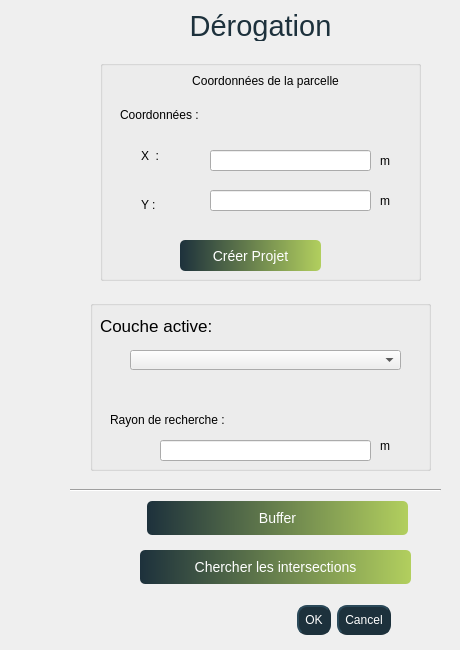
   <widget class="QWidget" name="Derogation" native="true">
    <attribute name="title">
     <string>Dérogation</string>
    </attribute>
    <widget class="QDialogButtonBox" name="ok_cancel">
     <property name="geometry">
      <rect>
       <x>150</x>
       <y>600</y>
       <width>241</width>
       <height>41</height>
      </rect>
     </property>
     <property name="cursor">
      <cursorShape>PointingHandCursor</cursorShape>
     </property>
     <property name="styleSheet">
      <string notr="true"> background-color: rgb(29,49,60);
 color: rgb(255,255,255);
   border-style: outset;
    border-width: 2px;
    border-radius: 10px;
    border-color: rgb(29,49,60);
    min-width: 5em;
   font: 15pt &quot;.AppleSystemUIFont&quot;;
    padding: 6px;
</string>
     </property>
     <property name="orientation">
      <enum>Qt::Horizontal</enum>
     </property>
     <property name="standardButtons">
      <set>QDialogButtonBox::Cancel|QDialogButtonBox::Ok</set>
     </property>
    </widget>
    <widget class="QLabel" name="title">
     <property name="geometry">
      <rect>
       <x>70</x>
       <y>10</y>
       <width>381</width>
       <height>31</height>
      </rect>
     </property>
     <property name="font">
      <font>
       <family>.AppleSystemUIFont</family>
       <pointsize>22</pointsize>
       <weight>50</weight>
       <italic>false</italic>
       <bold>false</bold>
      </font>
     </property>
     <property name="styleSheet">
      <string notr="true">
color: rgb(29, 49, 60);

font: 22pt &quot;.AppleSystemUIFont&quot;;
</string>
     </property>
     <property name="text">
      <string>Dérogation</string>
     </property>
     <property name="alignment">
      <set>Qt::AlignCenter</set>
     </property>
    </widget>
    <widget class="QGroupBox" name="groupBox_3">
     <property name="geometry">
      <rect>
       <x>100</x>
       <y>60</y>
       <width>321</width>
       <height>221</height>
      </rect>
     </property>
     <property name="title">
      <string/>
     </property>
     <widget class="QLabel" name="label_7">
      <property name="geometry">
       <rect>
        <x>10</x>
        <y>10</y>
        <width>211</width>
        <height>32</height>
       </rect>
      </property>
      <property name="styleSheet">
       <string notr="true">font: 16pt &quot;.AppleSystemUIFont&quot;;
background-color: transparent;
color: rgb(0, 0, 0);</string>
      </property>
      <property name="text">
       <string/>
      </property>
     </widget>
     <widget class="QLabel" name="label_8">
      <property name="geometry">
       <rect>
        <x>20</x>
        <y>40</y>
        <width>231</width>
        <height>29</height>
       </rect>
      </property>
      <property name="styleSheet">
       <string notr="true">font: 13pt &quot;.AppleSystemUIFont&quot;;
background-color: transparent;
color: rgb(0, 0, 0);</string>
      </property>
      <property name="text">
       <string>Coordonnées : </string>
      </property>
     </widget>
     <widget class="QLabel" name="label_9">
      <property name="geometry">
       <rect>
        <x>630</x>
        <y>110</y>
        <width>31</width>
        <height>21</height>
       </rect>
      </property>
      <property name="styleSheet">
       <string notr="true">font: 16pt &quot;.AppleSystemUIFont&quot;;
background-color: transparent;
color: rgb(0, 0, 0);</string>
      </property>
      <property name="text">
       <string>km</string>
      </property>
     </widget>
     <widget class="QLabel" name="label_11">
      <property name="geometry">
       <rect>
        <x>60</x>
        <y>0</y>
        <width>211</width>
        <height>41</height>
       </rect>
      </property>
      <property name="styleSheet">
       <string notr="true">font: 13pt &quot;.AppleSystemUIFont&quot;;
background-color: transparent;
color: rgb(0, 0, 0);</string>
      </property>
      <property name="text">
       <string>Coordonnées de la parcelle</string>
      </property>
      <property name="alignment">
       <set>Qt::AlignCenter</set>
      </property>
     </widget>
     <widget class="QLabel" name="label_12">
      <property name="geometry">
       <rect>
        <x>41</x>
        <y>80</y>
        <width>59</width>
        <height>31</height>
       </rect>
      </property>
      <property name="styleSheet">
       <string notr="true">font: 13pt &quot;.AppleSystemUIFont&quot;;
background-color: transparent;
color: rgb(0, 0, 0);</string>
      </property>
      <property name="text">
       <string>X  :</string>
      </property>
     </widget>
     <widget class="QLabel" name="label_13">
      <property name="geometry">
       <rect>
        <x>41</x>
        <y>130</y>
        <width>59</width>
        <height>30</height>
       </rect>
      </property>
      <property name="styleSheet">
       <string notr="true">font: 13pt &quot;.AppleSystemUIFont&quot;;
background-color: transparent;
color: rgb(0, 0, 0);</string>
      </property>
      <property name="text">
       <string>Y : </string>
      </property>
     </widget>
     <widget class="QLineEdit" name="x_projet">
      <property name="geometry">
       <rect>
        <x>110</x>
        <y>90</y>
        <width>161</width>
        <height>21</height>
       </rect>
      </property>
      <property name="styleSheet">
       <string notr="true">color: rgb(0, 0, 0);</string>
      </property>
      <property name="inputMethodHints">
       <set>Qt::ImhPreferNumbers</set>
      </property>
      <property name="text">
       <string/>
      </property>
      <property name="clearButtonEnabled">
       <bool>true</bool>
      </property>
     </widget>
     <widget class="QLineEdit" name="y_projet">
      <property name="geometry">
       <rect>
        <x>110</x>
        <y>130</y>
        <width>161</width>
        <height>21</height>
       </rect>
      </property>
      <property name="styleSheet">
       <string notr="true">color: rgb(0, 0, 0);</string>
      </property>
      <property name="inputMethodHints">
       <set>Qt::ImhPreferNumbers</set>
      </property>
      <property name="text">
       <string/>
      </property>
      <property name="clearButtonEnabled">
       <bool>true</bool>
      </property>
     </widget>
     <widget class="QPushButton" name="create_btn">
      <property name="geometry">
       <rect>
        <x>80</x>
        <y>180</y>
        <width>141</width>
        <height>31</height>
       </rect>
      </property>
      <property name="cursor">
       <cursorShape>PointingHandCursor</cursorShape>
      </property>
      <property name="styleSheet">
       <string notr="true">

QPushButton{
background-color: qlineargradient(spread:pad, x1:0, y1:0, x2:1, y2:0, stop:0 rgba(29, 49, 60, 255), stop:1 rgba(178, 207, 94, 255));

font: &quot;Poppins&quot; ;
font :14px;
color: #fff;
border-radius: 5px;
}


QPushButton::hover{
background-color: qlineargradient(spread:pad, x1:0.926108, y1:0.159, x2:0.0640394, y2:0.0568182, stop:0 rgba(29, 49, 60, 255), stop:1 rgba(178, 207, 94, 255))}</string>
      </property>
      <property name="text">
       <string>Créer Projet</string>
      </property>
     </widget>
     <widget class="QLabel" name="label_15">
      <property name="geometry">
       <rect>
        <x>280</x>
        <y>80</y>
        <width>59</width>
        <height>41</height>
       </rect>
      </property>
      <property name="styleSheet">
       <string notr="true">font: 13pt &quot;.AppleSystemUIFont&quot;;
background-color: transparent;
color: rgb(0, 0, 0);</string>
      </property>
      <property name="text">
       <string>m</string>
      </property>
     </widget>
     <widget class="QLabel" name="label_16">
      <property name="geometry">
       <rect>
        <x>280</x>
        <y>120</y>
        <width>59</width>
        <height>41</height>
       </rect>
      </property>
      <property name="styleSheet">
       <string notr="true">font: 13pt &quot;.AppleSystemUIFont&quot;;
background-color: transparent;
color: rgb(0, 0, 0);</string>
      </property>
      <property name="text">
       <string>m</string>
      </property>
     </widget>
    </widget>
    <widget class="QGroupBox" name="groupBox">
     <property name="geometry">
      <rect>
       <x>90</x>
       <y>300</y>
       <width>341</width>
       <height>171</height>
      </rect>
     </property>
     <property name="title">
      <string/>
     </property>
     <widget class="QLabel" name="label">
      <property name="geometry">
       <rect>
        <x>10</x>
        <y>10</y>
        <width>211</width>
        <height>32</height>
       </rect>
      </property>
      <property name="font">
       <font>
        <family>.AppleSystemUIFont</family>
        <pointsize>13</pointsize>
        <weight>50</weight>
        <italic>false</italic>
        <bold>false</bold>
       </font>
      </property>
      <property name="styleSheet">
       <string notr="true">font: 13pt &quot;.AppleSystemUIFont&quot;;
background-color: transparent;
color: rgb(0, 0, 0);</string>
      </property>
      <property name="text">
       <string>Couche active: </string>
      </property>
     </widget>
     <widget class="QLabel" name="label_3">
      <property name="geometry">
       <rect>
        <x>630</x>
        <y>110</y>
        <width>31</width>
        <height>21</height>
       </rect>
      </property>
      <property name="styleSheet">
       <string notr="true">font: 16pt &quot;.AppleSystemUIFont&quot;;
background-color: transparent;
color: rgb(0, 0, 0);</string>
      </property>
      <property name="text">
       <string>km</string>
      </property>
     </widget>
     <widget class="QComboBox" name="combo_choose">
      <property name="geometry">
       <rect>
        <x>40</x>
        <y>50</y>
        <width>271</width>
        <height>20</height>
       </rect>
      </property>
      <property name="cursor">
       <cursorShape>PointingHandCursor</cursorShape>
      </property>
      <property name="styleSheet">
       <string notr="true">
border-color: rgb(29, 49, 60);
color: rgb(0,0,0);
</string>
      </property>
     </widget>
     <widget class="QLineEdit" name="buffer_radius">
      <property name="geometry">
       <rect>
        <x>70</x>
        <y>140</y>
        <width>211</width>
        <height>21</height>
       </rect>
      </property>
      <property name="styleSheet">
       <string notr="true">color: rgb(0, 0, 0);</string>
      </property>
      <property name="inputMethodHints">
       <set>Qt::ImhPreferNumbers</set>
      </property>
      <property name="text">
       <string/>
      </property>
      <property name="clearButtonEnabled">
       <bool>true</bool>
      </property>
     </widget>
     <widget class="QLabel" name="label_2">
      <property name="geometry">
       <rect>
        <x>20</x>
        <y>110</y>
        <width>201</width>
        <height>20</height>
       </rect>
      </property>
      <property name="styleSheet">
       <string notr="true">font: 14pt &quot;.AppleSystemUIFont&quot;;
color: rgb(0, 0, 0);
background-color:transparent;</string>
      </property>
      <property name="text">
       <string>Rayon de recherche : </string>
      </property>
     </widget>
     <widget class="QLabel" name="label_14">
      <property name="geometry">
       <rect>
        <x>290</x>
        <y>130</y>
        <width>59</width>
        <height>31</height>
       </rect>
      </property>
      <property name="styleSheet">
       <string notr="true">font: 13pt &quot;.AppleSystemUIFont&quot;;
background-color: transparent;
color: rgb(0, 0, 0);</string>
      </property>
      <property name="text">
       <string>m</string>
      </property>
     </widget>
    </widget>
    <widget class="Line" name="line_2">
     <property name="geometry">
      <rect>
       <x>70</x>
       <y>480</y>
       <width>371</width>
       <height>20</height>
      </rect>
     </property>
     <property name="orientation">
      <enum>Qt::Horizontal</enum>
     </property>
    </widget>
    <widget class="QPushButton" name="afficher_btn">
     <property name="geometry">
      <rect>
       <x>140</x>
       <y>550</y>
       <width>271</width>
       <height>34</height>
      </rect>
     </property>
     <property name="cursor">
      <cursorShape>PointingHandCursor</cursorShape>
     </property>
     <property name="styleSheet">
      <string notr="true">

QPushButton{
background-color: qlineargradient(spread:pad, x1:0, y1:0, x2:1, y2:0, stop:0 rgba(29, 49, 60, 255), stop:1 rgba(178, 207, 94, 255));

font: &quot;Poppins&quot; ;
font :14px;
color: #fff;
border-radius: 5px;
}


QPushButton::hover{
background-color: qlineargradient(spread:pad, x1:0.926108, y1:0.159, x2:0.0640394, y2:0.0568182, stop:0 rgba(29, 49, 60, 255), stop:1 rgba(178, 207, 94, 255))}</string>
     </property>
     <property name="text">
      <string>Chercher les intersections</string>
     </property>
    </widget>
    <widget class="QPushButton" name="analyze_btn">
     <property name="geometry">
      <rect>
       <x>147</x>
       <y>501</y>
       <width>261</width>
       <height>34</height>
      </rect>
     </property>
     <property name="minimumSize">
      <size>
       <width>0</width>
       <height>0</height>
      </size>
     </property>
     <property name="cursor">
      <cursorShape>PointingHandCursor</cursorShape>
     </property>
     <property name="styleSheet">
      <string notr="true">

QPushButton{
background-color: qlineargradient(spread:pad, x1:0, y1:0, x2:1, y2:0, stop:0 rgba(29, 49, 60, 255), stop:1 rgba(178, 207, 94, 255));

font: &quot;Poppins&quot; ;
font :14px;
color: #fff;
border-radius: 5px;
}


QPushButton::hover{
background-color: qlineargradient(spread:pad, x1:0.926108, y1:0.159, x2:0.0640394, y2:0.0568182, stop:0 rgba(29, 49, 60, 255), stop:1 rgba(178, 207, 94, 255))}
</string>
     </property>
     <property name="text">
      <string>Buffer</string>
     </property>
    </widget>
   </widget>
